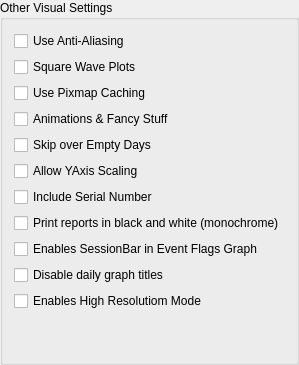
                 <widget class="QGroupBox" name="groupBox_2">
                  <property name="sizePolicy">
                   <sizepolicy hsizetype="Preferred" vsizetype="Minimum">
                    <horstretch>0</horstretch>
                    <verstretch>0</verstretch>
                   </sizepolicy>
                  </property>
                  <property name="title">
                   <string>Other Visual Settings</string>
                  </property>
                  <layout class="QVBoxLayout" name="verticalLayout_7">
                   <item>
                    <widget class="QCheckBox" name="useAntiAliasing">
                     <property name="toolTip">
                      <string>Anti-Aliasing applies smoothing to graph plots.. 
Certain plots look more attractive with this on. 
This also affects printed reports.

Try it and see if you like it.</string>
                     </property>
                     <property name="text">
                      <string>Use Anti-Aliasing</string>
                     </property>
                    </widget>
                   </item>
                   <item>
                    <widget class="QCheckBox" name="useSquareWavePlots">
                     <property name="toolTip">
                      <string>Makes certain plots look more &quot;square waved&quot;.</string>
                     </property>
                     <property name="text">
                      <string>Square Wave Plots</string>
                     </property>
                    </widget>
                   </item>
                   <item>
                    <widget class="QCheckBox" name="usePixmapCaching">
                     <property name="visible">
                      <bool>false</bool>
                     </property>
                     <property name="toolTip">
                      <string>Pixmap caching is an graphics acceleration technique. May cause problems with font drawing in graph display area on your platform.</string>
                     </property>
                     <property name="text">
                      <string>Use Pixmap Caching</string>
                     </property>
                    </widget>
                   </item>
                   <item>
                    <widget class="QCheckBox" name="animationsAndTransitionsCheckbox">
                     <property name="toolTip">
                      <string>&lt;html&gt;&lt;head/&gt;&lt;body&gt;&lt;p&gt;These features have recently been pruned. They will come back later. &lt;/p&gt;&lt;/body&gt;&lt;/html&gt;</string>
                     </property>
                     <property name="text">
                      <string>Animations &amp;&amp; Fancy Stuff</string>
                     </property>
                    </widget>
                   </item>
                   <item>
                    <widget class="QCheckBox" name="skipEmptyDays">
                     <property name="toolTip">
                      <string>Daily view navigation buttons will skip over days without data records</string>
                     </property>
                     <property name="text">
                      <string>Skip over Empty Days</string>
                     </property>
                    </widget>
                   </item>
                   <item>
                    <widget class="QCheckBox" name="allowYAxisScaling">
                     <property name="toolTip">
                      <string>Whether to allow changing yAxis scales by double clicking on yAxis labels</string>
                     </property>
                     <property name="text">
                      <string>Allow YAxis Scaling</string>
                     </property>
                    </widget>
                   </item>
                   <item>
                    <widget class="QCheckBox" name="includeSerial">
                     <property name="toolTip">
                      <string>Whether to include device serial number on device settings changes report</string>
                     </property>
                     <property name="text">
                      <string>Include Serial Number</string>
                     </property>
                    </widget>
                   </item>
                   <item>
                    <widget class="QCheckBox" name="monochromePrinting">
                     <property name="toolTip">
                      <string>Print reports in black and white, which can be more legible on non-color printers</string>
                     </property>
                     <property name="text">
                      <string>Print reports in black and white (monochrome)</string>
                     </property>
                    </widget>
                   </item>
                   <item>
                    <widget class="QCheckBox" name="eventFlagSessionBar">
                     <property name="toolTip">
                      <string>For multiple sessions, displays a thin gray line for each session at the top of the Event Flag graph.</string>
                     </property>
                     <property name="text">
                      <string>Enables SessionBar in Event Flags Graph</string>
                     </property>
                    </widget>
                   </item>
                   <item>
                    <widget class="QCheckBox" name="disableDailyGraphTitles">
                     <property name="toolTip">
                      <string>Needed for high Resolution displays where title overwrites labels</string>
                     </property>
                     <property name="text">
                      <string>Disable daily graph titles</string>
                     </property>
                    </widget>
                   </item>
                   <item>
                    <widget class="QCheckBox" name="highResolution">
                     <property name="toolTip">
                      <string> Enables High Resoluton Mode. Changes take effect when Oscar is restarted.</string>
                     </property>
                     <property name="text">
                      <string>Enables High Resolutiom Mode</string>
                     </property>
                    </widget>
                   </item>
                   <item>
                    <spacer name="verticalSpacer">
                     <property name="orientation">
                      <enum>Qt::Vertical</enum>
                     </property>
                     <property name="sizeHint" stdset="0">
                      <size>
                       <width>20</width>
                       <height>40</height>
                      </size>
                     </property>
                    </spacer>
                   </item>
                  </layout>
                 </widget>
